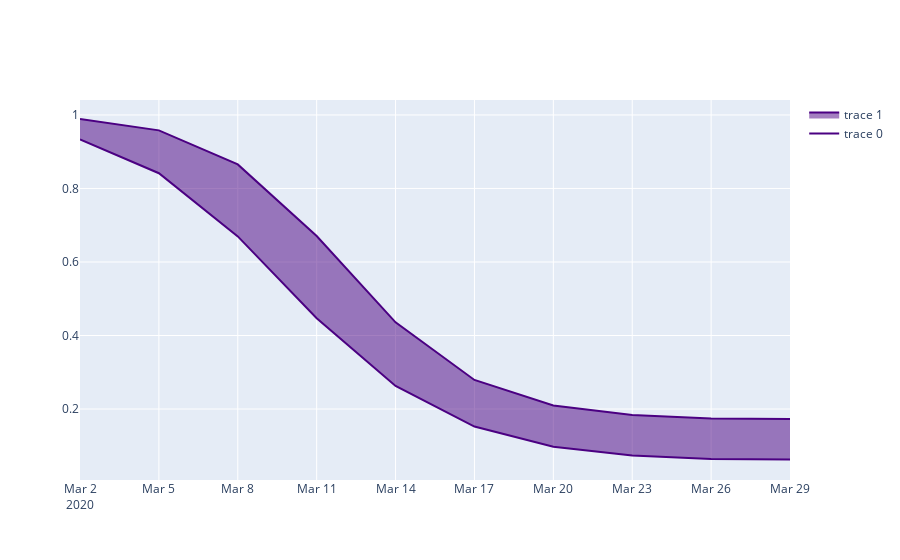

Notebook code for this chart:
### Code cell
yy = 1 - logistic(
    np.arange(len(x_extrapolation)), x0=res.p["x0"], k=res.p["k"], L=res.p["L"]
)

fig = go.Figure()
fig.add_trace(
    go.Scatter(
        x=x_extrapolation,
        y=gv.mean(yy) - gv.sdev(yy),
        fill=None,
        mode="lines",
        line_color="indigo",
    )
)
fig.add_trace(
    go.Scatter(
        x=x_extrapolation,
        y=gv.mean(yy) + gv.sdev(yy),
        fill="tonexty",  # fill area between trace0 and trace1
        mode="lines",
        line_color="indigo",
    )
)
fig.update_layout(xaxis_range=(X.min(), X[9]))

fig.show()
